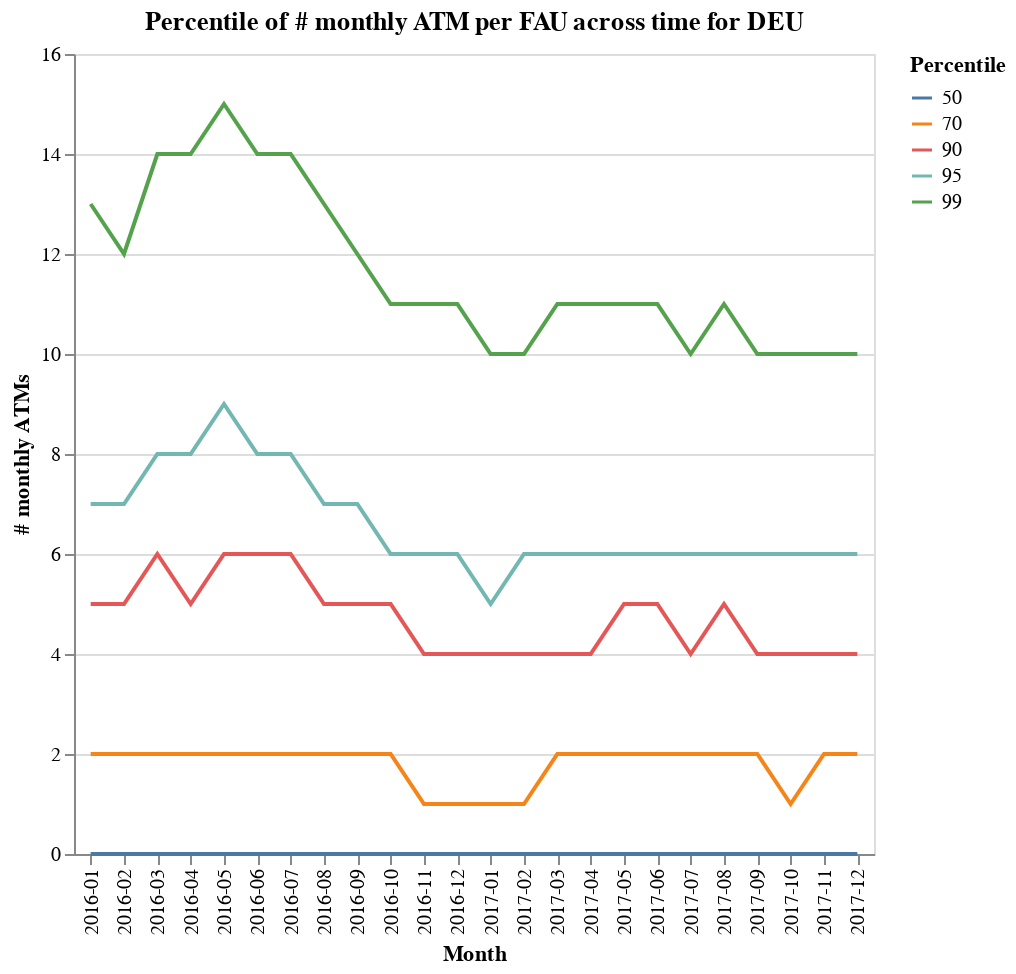

Notebook source saved alongside this figure:
### Markdown cell above
## Look at distribution of ATM withdrawals of MAUs in old times.

### Code cell
df = pd.read_csv("atm_old.csv")

df = (
    df.groupby(["start_time", "tnc_country_group"])["atms"]
    .quantile([0.5, 0.70, 0.90, 0.95, 0.99], "lower")
    .reset_index()
)

df["Percentile"] = (df["level_2"] * 100).astype(int)
df["start_time"] = pd.to_datetime(df["start_time"]).dt.to_period("M").astype(str)

alt.Chart(
    df.loc[df["tnc_country_group"].str.contains("DEU") == True, :]
).mark_line().encode(
    x=alt.X("start_time:N", axis=alt.Axis(title="Month")),
    y=alt.Y("atms:Q", axis=alt.Axis(title="# monthly ATMs")),
    color="Percentile:N",
).properties(
    width=400,
    height=400,
    title="Percentile of # monthly ATM per FAU across time for DEU ",
)

### Figure 1 — Vega-Lite specification as saved in the notebook (floating-point values rounded to 4 significant figures)
{"config": {"view": {"continuousWidth": 400, "continuousHeight": 300}}, "data": {"name": "data-1a9174dae85ca2f543ac890f4651b106"}, "mark": "line", "encoding": {"color": {"type": "nominal", "field": "Percentile"}, "x": {"type": "nominal", "axis": {"title": "Month"}, "field": "start_time"}, "y": {"type": "quantitative", "axis": {"title": "# monthly ATMs"}, "field": "atms"}}, "height": 400, "title": "Percentile of # monthly ATM per FAU across time for DEU ", "width": 400, "$schema": "https://vega.github.io/schema/vega-lite/v4.0.2.json", "datasets": {"data-1a9174dae85ca2f543ac890f4651b106": [{"start_time": "2016-01", "tnc_country_group": "DEU       ", "level_2": 0.5, "atms": 0, "Percentile": 50}, {"start_time": "2016-01", "tnc_country_group": "DEU       ", "level_2": 0.7, "atms": 2, "Percentile": 70}, {"start_time": "2016-01", "tnc_country_group": "DEU       ", "level_2": 0.9, "atms": 5, "Percentile": 90}, {"start_time": "2016-01", "tnc_country_group": "DEU       ", "level_2": 0.95, "atms": 7, "Percentile": 95}, {"start_time": "2016-01", "tnc_country_group": "DEU       ", "level_2": 0.99, "atms": 13, "Percentile": 99}, {"start_time": "2016-02", "tnc_country_group": "DEU       ", "level_2": 0.5, "atms": 0, "Percentile": 50}, {"start_time": "2016-02", "tnc_country_group": "DEU       ", "level_2": 0.7, "atms": 2, "Percentile": 70}, {"start_time": "2016-02", "tnc_country_group": "DEU       ", "level_2": 0.9, "atms": 5, "Percentile": 90}, {"start_time": "2016-02", "tnc_country_group": "DEU       ", "level_2": 0.95, "atms": 7, "Percentile": 95}, {"start_time": "2016-02", "tnc_country_group": "DEU       ", "level_2": 0.99, "atms": 12, "Percentile": 99}, {"start_time": "2016-03", "tnc_country_group": "DEU       ", "level_2": 0.5, "atms": 0, "Percentile": 50}, {"start_time": "2016-03", "tnc_country_group": "DEU       ", "level_2": 0.7, "atms": 2, "Percentile": 70}, {"start_time": "2016-03", "tnc_country_group": "DEU       ", "level_2": 0.9, "atms": 6, "Percentile": 90}, {"start_time": "2016-03", "tnc_country_group": "DEU       ", "level_2": 0.95, "atms": 8, "Percentile": 95}, {"start_time": "2016-03", "tnc_country_group": "DEU       ", "level_2": 0.99, "atms": 14, "Percentile": 99}, {"start_time": "2016-04", "tnc_country_group": "DEU       ", "level_2": 0.5, "atms": 0, "Percentile": 50}, {"start_time": "2016-04", "tnc_country_group": "DEU       ", "level_2": 0.7, "atms": 2, "Percentile": 70}, {"start_time": "2016-04", "tnc_country_group": "DEU       ", "level_2": 0.9, "atms": 5, "Percentile": 90}, {"start_time": "2016-04", "tnc_country_group": "DEU       ", "level_2": 0.95, "atms": 8, "Percentile": 95}, {"start_time": "2016-04", "tnc_country_group": "DEU       ", "level_2": 0.99, "atms": 14, "Percentile": 99}, {"start_time": "2016-05", "tnc_country_group": "DEU       ", "level_2": 0.5, "atms": 0, "Percentile": 50}, {"start_time": "2016-05", "tnc_country_group": "DEU       ", "level_2": 0.7, "atms": 2, "Percentile": 70}, {"start_time": "2016-05", "tnc_country_group": "DEU       ", "level_2": 0.9, "atms": 6, "Percentile": 90}, {"start_time": "2016-05", "tnc_country_group": "DEU       ", "level_2": 0.95, "atms": 9, "Percentile": 95}, {"start_time": "2016-05", "tnc_country_group": "DEU       ", "level_2": 0.99, "atms": 15, "Percentile": 99}, {"start_time": "2016-06", "tnc_country_group": "DEU       ", "level_2": 0.5, "atms": 0, "Percentile": 50}, {"start_time": "2016-06", "tnc_country_group": "DEU       ", "level_2": 0.7, "atms": 2, "Percentile": 70}, {"start_time": "2016-06", "tnc_country_group": "DEU       ", "level_2": 0.9, "atms": 6, "Percentile": 90}, {"start_time": "2016-06", "tnc_country_group": "DEU       ", "level_2": 0.95, "atms": 8, "Percentile": 95}, {"start_time": "2016-06", "tnc_country_group": "DEU       ", "level_2": 0.99, "atms": 14, "Percentile": 99}, {"start_time": "2016-07", "tnc_country_group": "DEU       ", "level_2": 0.5, "atms": 0, "Percentile": 50}, {"start_time": "2016-07", "tnc_country_group": "DEU       ", "level_2": 0.7, "atms": 2, "Percentile": 70}, {"start_time": "2016-07", "tnc_country_group": "DEU       ", "level_2": 0.9, "atms": 6, "Percentile": 90}, {"start_time": "2016-07", "tnc_country_group": "DEU       ", "level_2": 0.95, "atms": 8, "Percentile": 95}, {"start_time": "2016-07", "tnc_country_group": "DEU       ", "level_2": 0.99, "atms": 14, "Percentile": 99}, {"start_time": "2016-08", "tnc_country_group": "DEU       ", "level_2": 0.5, "atms": 0, "Percentile": 50}, {"start_time": "2016-08", "tnc_country_group": "DEU       ", "level_2": 0.7, "atms": 2, "Percentile": 70}, {"start_time": "2016-08", "tnc_country_group": "DEU       ", "level_2": 0.9, "atms": 5, "Percentile": 90}, {"start_time": "2016-08", "tnc_country_group": "DEU       ", "level_2": 0.95, "atms": 7, "Percentile": 95}, {"start_time": "2016-08", "tnc_country_group": "DEU       ", "level_2": 0.99, "atms": 13, "Percentile": 99}, {"start_time": "2016-09", "tnc_country_group": "DEU       ", "level_2": 0.5, "atms": 0, "Percentile": 50}, {"start_time": "2016-09", "tnc_country_group": "DEU       ", "level_2": 0.7, "atms": 2, "Percentile": 70}, {"start_time": "2016-09", "tnc_country_group": "DEU       ", "level_2": 0.9, "atms": 5, "Percentile": 90}, {"start_time": "2016-09", "tnc_country_group": "DEU       ", "level_2": 0.95, "atms": 7, "Percentile": 95}, {"start_time": "2016-09", "tnc_country_group": "DEU       ", "level_2": 0.99, "atms": 12, "Percentile": 99}, {"start_time": "2016-10", "tnc_country_group": "DEU       ", "level_2": 0.5, "atms": 0, "Percentile": 50}, {"start_time": "2016-10", "tnc_country_group": "DEU       ", "level_2": 0.7, "atms": 2, "Percentile": 70}, {"start_time": "2016-10", "tnc_country_group": "DEU       ", "level_2": 0.9, "atms": 5, "Percentile": 90}, {"start_time": "2016-10", "tnc_country_group": "DEU       ", "level_2": 0.95, "atms": 6, "Percentile": 95}, {"start_time": "2016-10", "tnc_country_group": "DEU       ", "level_2": 0.99, "atms": 11, "Percentile": 99}, {"start_time": "2016-11", "tnc_country_group": "DEU       ", "level_2": 0.5, "atms": 0, "Percentile": 50}, {"start_time": "2016-11", "tnc_country_group": "DEU       ", "level_2": 0.7, "atms": 1, "Percentile": 70}, {"start_time": "2016-11", "tnc_country_group": "DEU       ", "level_2": 0.9, "atms": 4, "Percentile": 90}, {"start_time": "2016-11", "tnc_country_group": "DEU       ", "level_2": 0.95, "atms": 6, "Percentile": 95}, {"start_time": "2016-11", "tnc_country_group": "DEU       ", "level_2": 0.99, "atms": 11, "Percentile": 99}, {"start_time": "2016-12", "tnc_country_group": "DEU       ", "level_2": 0.5, "atms": 0, "Percentile": 50}, {"start_time": "2016-12", "tnc_country_group": "DEU       ", "level_2": 0.7, "atms": 1, "Percentile": 70}, {"start_time": "2016-12", "tnc_country_group": "DEU       ", "level_2": 0.9, "atms": 4, "Percentile": 90}, {"start_time": "2016-12", "tnc_country_group": "DEU       ", "level_2": 0.95, "atms": 6, "Percentile": 95}, {"start_time": "2016-12", "tnc_country_group": "DEU       ", "level_2": 0.99, "atms": 11, "Percentile": 99}, {"start_time": "2017-01", "tnc_country_group": "DEU       ", "level_2": 0.5, "atms": 0, "Percentile": 50}, {"start_time": "2017-01", "tnc_country_group": "DEU       ", "level_2": 0.7, "atms": 1, "Percentile": 70}, {"start_time": "2017-01", "tnc_country_group": "DEU       ", "level_2": 0.9, "atms": 4, "Percentile": 90}, {"start_time": "2017-01", "tnc_country_group": "DEU       ", "level_2": 0.95, "atms": 5, "Percentile": 95}, {"start_time": "2017-01", "tnc_country_group": "DEU       ", "level_2": 0.99, "atms": 10, "Percentile": 99}, {"start_time": "2017-02", "tnc_country_group": "DEU       ", "level_2": 0.5, "atms": 0, "Percentile": 50}, {"start_time": "2017-02", "tnc_country_group": "DEU       ", "level_2": 0.7, "atms": 1, "Percentile": 70}, {"start_time": "2017-02", "tnc_country_group": "DEU       ", "level_2": 0.9, "atms": 4, "Percentile": 90}, {"start_time": "2017-02", "tnc_country_group": "DEU       ", "level_2": 0.95, "atms": 6, "Percentile": 95}, {"start_time": "2017-02", "tnc_country_group": "DEU       ", "level_2": 0.99, "atms": 10, "Percentile": 99}, {"start_time": "2017-03", "tnc_country_group": "DEU       ", "level_2": 0.5, "atms": 0, "Percentile": 50}, {"start_time": "2017-03", "tnc_country_group": "DEU       ", "level_2": 0.7, "atms": 2, "Percentile": 70}, {"start_time": "2017-03", "tnc_country_group": "DEU       ", "level_2": 0.9, "atms": 4, "Percentile": 90}, {"start_time": "2017-03", "tnc_country_group": "DEU       ", "level_2": 0.95, "atms": 6, "Percentile": 95}, {"start_time": "2017-03", "tnc_country_group": "DEU       ", "level_2": 0.99, "atms": 11, "Percentile": 99}, {"start_time": "2017-04", "tnc_country_group": "DEU       ", "level_2": 0.5, "atms": 0, "Percentile": 50}, {"start_time": "2017-04", "tnc_country_group": "DEU       ", "level_2": 0.7, "atms": 2, "Percentile": 70}, {"start_time": "2017-04", "tnc_country_group": "DEU       ", "level_2": 0.9, "atms": 4, "Percentile": 90}, {"start_time": "2017-04", "tnc_country_group": "DEU       ", "level_2": 0.95, "atms": 6, "Percentile": 95}, {"start_time": "2017-04", "tnc_country_group": "DEU       ", "level_2": 0.99, "atms": 11, "Percentile": 99}, {"start_time": "2017-05", "tnc_country_group": "DEU       ", "level_2": 0.5, "atms": 0, "Percentile": 50}, {"start_time": "2017-05", "tnc_country_group": "DEU       ", "level_2": 0.7, "atms": 2, "Percentile": 70}, {"start_time": "2017-05", "tnc_country_group": "DEU       ", "level_2": 0.9, "atms": 5, "Percentile": 90}, {"start_time": "2017-05", "tnc_country_group": "DEU       ", "level_2": 0.95, "atms": 6, "Percentile": 95}, {"start_time": "2017-05", "tnc_country_group": "DEU       ", "level_2": 0.99, "atms": 11, "Percentile": 99}, {"start_time": "2017-06", "tnc_country_group": "DEU       ", "level_2": 0.5, "atms": 0, "Percentile": 50}, {"start_time": "2017-06", "tnc_country_group": "DEU       ", "level_2": 0.7, "atms": 2, "Percentile": 70}, {"start_time": "2017-06", "tnc_country_group": "DEU       ", "level_2": 0.9, "atms": 5, "Percentile": 90}, {"start_time": "2017-06", "tnc_country_group": "DEU       ", "level_2": 0.95, "atms": 6, "Percentile": 95}, {"start_time": "2017-06", "tnc_country_group": "DEU       ", "level_2": 0.99, "atms": 11, "Percentile": 99}, {"start_time": "2017-07", "tnc_country_group": "DEU       ", "level_2": 0.5, "atms": 0, "Percentile": 50}, {"start_time": "2017-07", "tnc_country_group": "DEU       ", "level_2": 0.7, "atms": 2, "Percentile": 70}, {"start_time": "2017-07", "tnc_country_group": "DEU       ", "level_2": 0.9, "atms": 4, "Percentile": 90}, {"start_time": "2017-07", "tnc_country_group": "DEU       ", "level_2": 0.95, "atms": 6, "Percentile": 95}, {"start_time": "2017-07", "tnc_country_group": "DEU       ", "level_2": 0.99, "atms": 10, "Percentile": 99}, {"start_time": "2017-08", "tnc_country_group": "DEU       ", "level_2": 0.5, "atms": 0, "Percentile": 50}, {"start_time": "2017-08", "tnc_country_group": "DEU       ", "level_2": 0.7, "atms": 2, "Percentile": 70}, {"start_time": "2017-08", "tnc_country_group": "DEU       ", "level_2": 0.9, "atms": 5, "Percentile": 90}, {"start_time": "2017-08", "tnc_country_group": "DEU       ", "level_2": 0.95, "atms": 6, "Percentile": 95}, {"start_time": "2017-08", "tnc_country_group": "DEU       ", "level_2": 0.99, "atms": 11, "Percentile": 99}, {"start_time": "2017-09", "tnc_country_group": "DEU       ", "level_2": 0.5, "atms": 0, "Percentile": 50}, {"start_time": "2017-09", "tnc_country_group": "DEU       ", "level_2": 0.7, "atms": 2, "Percentile": 70}, {"start_time": "2017-09", "tnc_country_group": "DEU       ", "level_2": 0.9, "atms": 4, "Percentile": 90}, {"start_time": "2017-09", "tnc_country_group": "DEU       ", "level_2": 0.95, "atms": 6, "Percentile": 95}, {"start_time": "2017-09", "tnc_country_group": "DEU       ", "level_2": 0.99, "atms": 10, "Percentile": 99}, {"start_time": "2017-10", "tnc_country_group": "DEU       ", "level_2": 0.5, "atms": 0, "Percentile": 50}, {"start_time": "2017-10", "tnc_country_group": "DEU       ", "level_2": 0.7, "atms": 1, "Percentile": 70}, {"start_time": "2017-10", "tnc_country_group": "DEU       ", "level_2": 0.9, "atms": 4, "Percentile": 90}, {"start_time": "2017-10", "tnc_country_group": "DEU       ", "level_2": 0.95, "atms": 6, "Percentile": 95}, {"start_time": "2017-10", "tnc_country_group": "DEU       ", "level_2": 0.99, "atms": 10, "Percentile": 99}, {"start_time": "2017-11", "tnc_country_group": "DEU       ", "level_2": 0.5, "atms": 0, "Percentile": 50}, {"start_time": "2017-11", "tnc_country_group": "DEU       ", "level_2": 0.7, "atms": 2, "Percentile": 70}, {"start_time": "2017-11", "tnc_country_group": "DEU       ", "level_2": 0.9, "atms": 4, "Percentile": 90}, {"start_time": "2017-11", "tnc_country_group": "DEU       ", "level_2": 0.95, "atms": 6, "Percentile": 95}, {"start_time": "2017-11", "tnc_country_group": "DEU       ", "level_2": 0.99, "atms": 10, "Percentile": 99}, {"start_time": "2017-12", "tnc_country_group": "DEU       ", "level_2": 0.5, "atms": 0, "Percentile": 50}, {"start_time": "2017-12", "tnc_country_group": "DEU       ", "level_2": 0.7, "atms": 2, "Percentile": 70}, {"start_time": "2017-12", "tnc_country_group": "DEU       ", "level_2": 0.9, "atms": 4, "Percentile": 90}, {"start_time": "2017-12", "tnc_country_group": "DEU       ", "level_2": 0.95, "atms": 6, "Percentile": 95}, {"start_time": "2017-12", "tnc_country_group": "DEU       ", "level_2": 0.99, "atms": 10, "Percentile": 99}]}}
